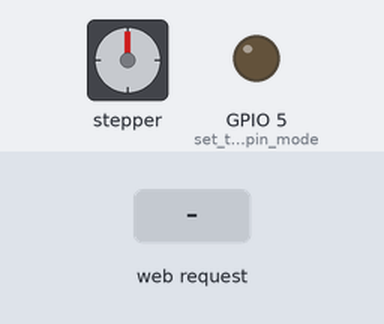
The sketch below on a simulated ESP32. Parts: stepper motor, output pins drawn as LEDs (lit = HIGH). The test bench sets the inputs (shaded band). WiFi joins after 1.5 s; servers stay silent unless stated; stepper angles assume 2048 steps per turn; what the sketch prints to the serial monitor is not drawn.

Above: at 2.7 s.
2.8 s: HTTP request GET /H received
At 2.95 s:
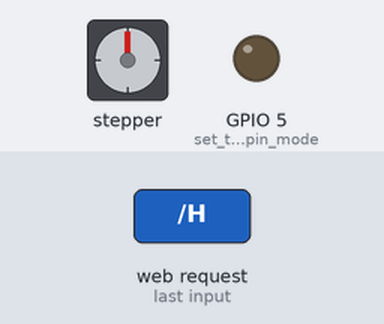
At 3.58 s:
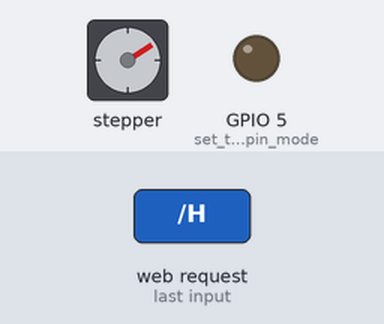
Timing chart, 0 to 20.8 s (numbered marks = the images above; inputs shaded):
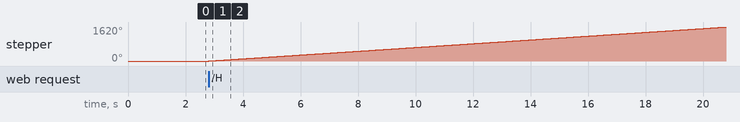

The sketch:

WiFiServer_Engineering_Design_group_246.ino
```cpp
#include <WiFi.h>
#include <Stepper.h>


// Define number of steps per rotation:
const int stepsPerRevolution = 2048;
const char* ssid     = "Galaxy S10e30d3";
const char* password = "shum1402";

bool down = false;

WiFiServer server(80);
Stepper myStepper = Stepper(stepsPerRevolution, 0, 2, 1, 3);

void setup()
{
    Serial.begin(115200);
    pinMode(5, OUTPUT);      // set the LED pin mode

    delay(10);

    // We start by connecting to a WiFi network

    Serial.println();
    Serial.println();
    Serial.print("Connecting to ");
    Serial.println(ssid);

    WiFi.begin(ssid, password);
    WiFi.setTxPower(WIFI_POWER_8_5dBm);

    while (WiFi.status() != WL_CONNECTED) {
        delay(500);
        Serial.print(".");
    }

    Serial.println("");
    Serial.println("WiFi connected.");
    Serial.println("IP address: "); //192.168.22.194
    Serial.println(WiFi.localIP());

    server.begin();

    myStepper.setSpeed(15);

}

int value = 0;

void loop(){
 WiFiClient client = server.available();   // listen for incoming clients

  if (client) {                             // if you get a client,
    Serial.println("New Client.");           // print a message out the serial port
    Serial.println(down);
    String currentLine = "";                // make a String to hold incoming data from the client
    while (client.connected()) {            // loop while the client's connected
      if (client.available()) {             // if there's bytes to read from the client,
        char c = client.read();             // read a byte, then
        Serial.write(c);                    // print it out the serial monitor

        String currentLine = String(c);
        Serial.println(currentLine);
        if (currentLine == "H" && down == false) {
          Serial.println("It works!!!");
          // Step one revolution in one direction:
          Serial.println("clockwise");
          myStepper.step(5*stepsPerRevolution);
          down = true;
        }
        if (currentLine == "L" && down == true) {
          Serial.println("It works!!!");
          // Step one revolution in one direction:
          Serial.println("Anti-clockwise");
          myStepper.step(-5*+stepsPerRevolution);
          down = false;
        }
      }
    }

  }
}
```

Measured:
- after the input at 2.8 s, stepper: keeps turning clockwise at about 90°/s, starting at once
